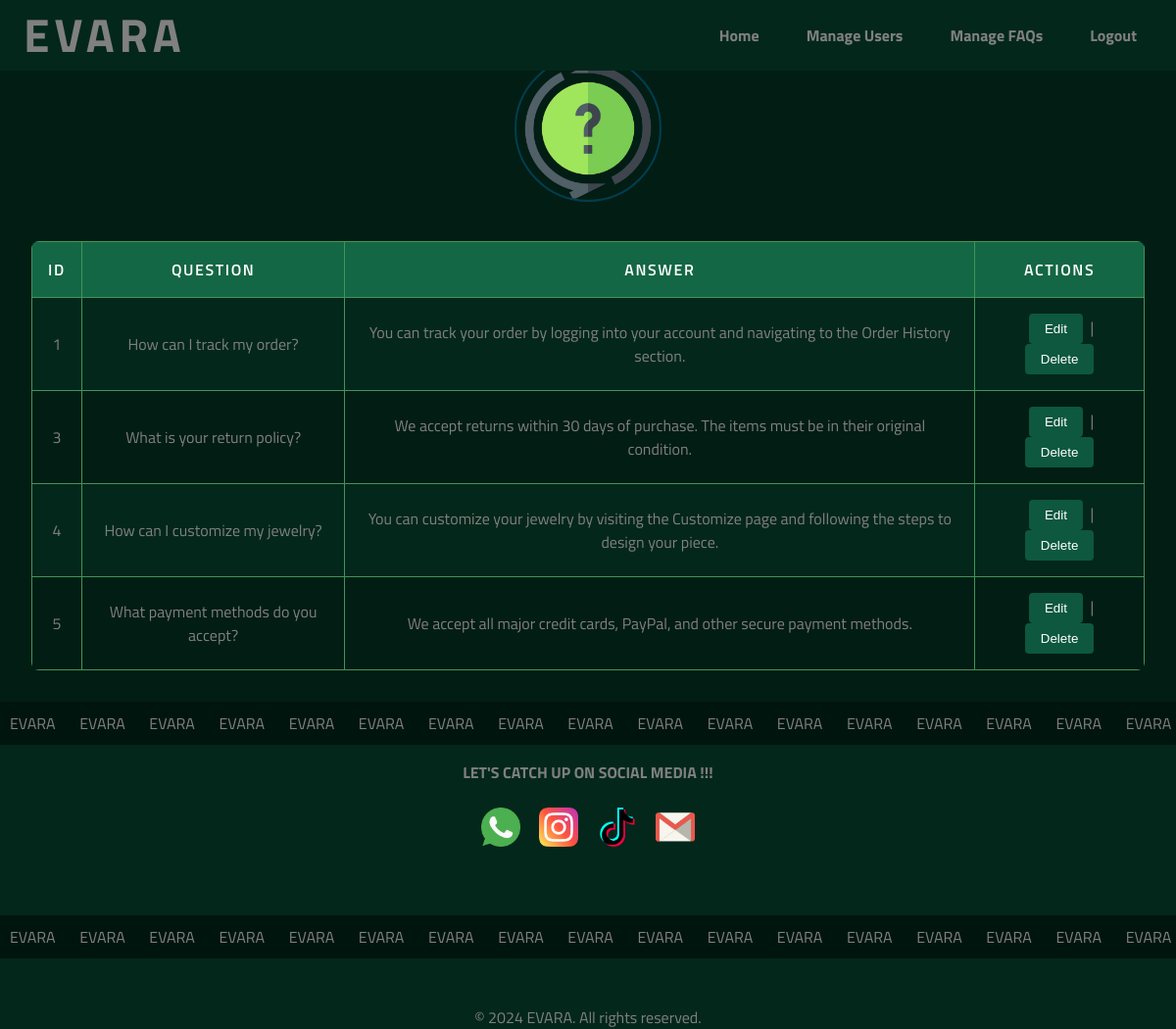
/admin_faq_management.php, run on the app's committed database.
### tables this page shows
CREATE TABLE `faqs` (
  `faq_id` int(11) NOT NULL,
  `question` text DEFAULT NULL,
  `answer` text DEFAULT NULL
);

### admin_faq_management.php (the view, shortened to what this page needs)
<?php
$servername = "localhost";
$username = "root";
$password = "";
$database = "evara_db";
$conn = new mysqli($servername, $username, $password, $database);
$query = "SELECT * FROM faqs";
$result = mysqli_query($conn, $query);
?>
<!DOCTYPE html>
<html lang="en">
<head>
    <link rel="stylesheet" href="CSS/admin.css">
    <link rel="stylesheet" href="CSS/style.css">
</head>
<body>
    <header>
        <div class="logo"><b>EVARA</b></div>
        <nav>
            <ul>
                <li><a href="index.php"><b>Home</b></a></li>
                <li><a href="admin_user_management.php"><b>Manage Users</b></a></li>
                <li><a href="admin_faq_management.php"><b>Manage FAQs</b></a></li>
                <li><a href="logout.php"><b>Logout</b></a></li>
            </ul>
        </nav>
    </header>
    <main>
        <section id="faqManagement">
        <h1>FAQ Management</h1>
        <div class="admin-image">
                    <img src="pics/question.png" alt="admin Image">
                </div>
                <br>
        <table class="admin-table">
            <thead>
                <tr>
                    <th>ID</th>
                    <th>Question</th>
                    <th>Answer</th>
                    <th>Actions</th>
                </tr>
            </thead>
            <tbody>
                <?php while ($row = mysqli_fetch_assoc($result)) { ?>
                    <tr>
                        <td><?php echo $row['faq_id']; ?></td>
                        <td><?php echo $row['question']; ?></td>
                        <td><?php echo $row['answer']; ?></td>
                        <td>
                            <button><a href="edit_faq.php?id=<?php echo $row['faq_id']; ?>">Edit</a></button> |
                            <button><a href="delete_faq.php?id=<?php echo $row['faq_id']; ?>" onclick="return confirm('Are you sure?')">Delete</a></button>
                        </td>
                    </tr>
                <?php } ?>
            </tbody>
        </table>
    </main>
<section class="marqueeBox ">
        <div class="marquee">
            EVARA   &nbsp;    &nbsp;  &nbsp; EVARA  &nbsp;   &nbsp; &nbsp; EVARA     &nbsp;  &nbsp;    &nbsp; EVARA  &nbsp; &nbsp;   &nbsp; EVARA     &nbsp;    &nbsp;  &nbsp; EVARA  &nbsp;   &nbsp; &nbsp;
            EVARA   &nbsp;    &nbsp;  &nbsp; EVARA  &nbsp;   &nbsp; &nbsp; EVARA     &nbsp;  &nbsp;    &nbsp; EVARA  &nbsp; &nbsp;   &nbsp; EVARA     &nbsp;    &nbsp;  &nbsp; EVARA  &nbsp;   &nbsp; &nbsp;
            EVARA   &nbsp;    &nbsp;  &nbsp; EVARA  &nbsp;   &nbsp; &nbsp; EVARA     &nbsp;  &nbsp;    &nbsp; EVARA  &nbsp; &nbsp;   &nbsp; EVARA     &nbsp;    &nbsp;  &nbsp; EVARA  &nbsp;   &nbsp; &nbsp;
            EVARA   &nbsp;    &nbsp;  &nbsp; EVARA  &nbsp;   &nbsp; &nbsp; EVARA     &nbsp;  &nbsp;    &nbsp; EVARA  &nbsp; &nbsp;   &nbsp; EVARA     &nbsp;    &nbsp;  &nbsp; EVARA  &nbsp;   &nbsp; &nbsp;
            EVARA   &nbsp;    &nbsp;  &nbsp; EVARA  &nbsp;   &nbsp; &nbsp; EVARA     &nbsp;  &nbsp;    &nbsp; EVARA  &nbsp; &nbsp;   &nbsp; EVARA     &nbsp;    &nbsp;  &nbsp; EVARA  &nbsp;   &nbsp; &nbsp;
            EVARA   &nbsp;    &nbsp;  &nbsp; EVARA  &nbsp;   &nbsp; &nbsp; EVARA     &nbsp;  &nbsp;    &nbsp; EVARA  &nbsp; &nbsp;   &nbsp; EVARA     &nbsp;    &nbsp;  &nbsp; EVARA  &nbsp;   &nbsp; &nbsp;
            EVARA   &nbsp;    &nbsp;  &nbsp; EVARA  &nbsp;   &nbsp; &nbsp; EVARA     &nbsp;  &nbsp;    &nbsp; EVARA  &nbsp; &nbsp;   &nbsp; EVARA     &nbsp;    &nbsp;  &nbsp; EVARA  &nbsp;   &nbsp; &nbsp;
            EVARA   &nbsp;    &nbsp;  &nbsp; EVARA  &nbsp;   &nbsp; &nbsp; EVARA     &nbsp;  &nbsp;    &nbsp; EVARA  &nbsp; &nbsp;   &nbsp; EVARA     &nbsp;    &nbsp;  &nbsp; EVARA  &nbsp;   &nbsp; &nbsp;
            EVARA   &nbsp;    &nbsp;  &nbsp; EVARA  &nbsp;   &nbsp; &nbsp; EVARA     &nbsp;  &nbsp;    &nbsp; EVARA  &nbsp; &nbsp;   &nbsp; EVARA     &nbsp;    &nbsp;  &nbsp; EVARA  &nbsp;   &nbsp; &nbsp;
            EVARA   &nbsp;    &nbsp;  &nbsp; EVARA  &nbsp;   &nbsp; &nbsp; EVARA     &nbsp;  &nbsp;    &nbsp; EVARA  &nbsp; &nbsp;   &nbsp; EVARA     &nbsp;    &nbsp;  &nbsp; EVARA  &nbsp;   &nbsp; &nbsp;
            EVARA   &nbsp;    &nbsp;  &nbsp; EVARA  &nbsp;   &nbsp; &nbsp; EVARA     &nbsp;  &nbsp;    &nbsp; EVARA  &nbsp; &nbsp;   &nbsp; EVARA     &nbsp;    &nbsp;  &nbsp; EVARA  &nbsp;   &nbsp; &nbsp;
            EVARA   &nbsp;    &nbsp;  &nbsp; EVARA  &nbsp;   &nbsp; &nbsp; EVARA     &nbsp;  &nbsp;    &nbsp; EVARA  &nbsp; &nbsp;   &nbsp; EVARA     &nbsp;    &nbsp;  &nbsp; EVARA  &nbsp;   &nbsp; &nbsp;
        </div>
    </section>
    <footer>
        <section class="homeMedia">
            <div class="social">
                <h4>LET'S CATCH UP ON SOCIAL MEDIA !!!</h4>
                <br>
                <a href="https://wa.me/0740665317" target="_blank"><img src="pics/whtsapp.png" alt="WhatsApp"></a>
                <a href="https://www.instagram.com/" target="_blank"><img src="pics/insta.png" alt="Instagram"></a>
                <a href="https://www.tiktok.com/" target="_blank"><img src="pics/tiktok.png" alt="TikTok"></a>
                <a href="mailto:contactus@gmail.com" target="_blank"><img src="pics/mail.png" alt="Email"></a>
            </div>
        </section>
        <br>
        <br>
        <section class="marqueeBox">
            <div class="marquee">
                EVARA   &nbsp;    &nbsp;  &nbsp; EVARA  &nbsp;   &nbsp; &nbsp; EVARA     &nbsp;  &nbsp;    &nbsp; EVARA  &nbsp; &nbsp;   &nbsp; EVARA     &nbsp;    &nbsp;  &nbsp; EVARA  &nbsp;   &nbsp; &nbsp;
                EVARA   &nbsp;    &nbsp;  &nbsp; EVARA  &nbsp;   &nbsp; &nbsp; EVARA     &nbsp;  &nbsp;    &nbsp; EVARA  &nbsp; &nbsp;   &nbsp; EVARA     &nbsp;    &nbsp;  &nbsp; EVARA  &nbsp;   &nbsp; &nbsp;
                EVARA   &nbsp;    &nbsp;  &nbsp; EVARA  &nbsp;   &nbsp; &nbsp; EVARA     &nbsp;  &nbsp;    &nbsp; EVARA  &nbsp; &nbsp;   &nbsp; EVARA     &nbsp;    &nbsp;  &nbsp; EVARA  &nbsp;   &nbsp; &nbsp;
                EVARA   &nbsp;    &nbsp;  &nbsp; EVARA  &nbsp;   &nbsp; &nbsp; EVARA     &nbsp;  &nbsp;    &nbsp; EVARA  &nbsp; &nbsp;   &nbsp; EVARA     &nbsp;    &nbsp;  &nbsp; EVARA  &nbsp;   &nbsp; &nbsp;
                EVARA   &nbsp;    &nbsp;  &nbsp; EVARA  &nbsp;   &nbsp; &nbsp; EVARA     &nbsp;  &nbsp;    &nbsp; EVARA  &nbsp; &nbsp;   &nbsp; EVARA     &nbsp;    &nbsp;  &nbsp; EVARA  &nbsp;   &nbsp; &nbsp;
                EVARA   &nbsp;    &nbsp;  &nbsp; EVARA  &nbsp;   &nbsp; &nbsp; EVARA     &nbsp;  &nbsp;    &nbsp; EVARA  &nbsp; &nbsp;   &nbsp; EVARA     &nbsp;    &nbsp;  &nbsp; EVARA  &nbsp;   &nbsp; &nbsp;
                EVARA   &nbsp;    &nbsp;  &nbsp; EVARA  &nbsp;   &nbsp; &nbsp; EVARA     &nbsp;  &nbsp;    &nbsp; EVARA  &nbsp; &nbsp;   &nbsp; EVARA     &nbsp;    &nbsp;  &nbsp; EVARA  &nbsp;   &nbsp; &nbsp;
                EVARA   &nbsp;    &nbsp;  &nbsp; EVARA  &nbsp;   &nbsp; &nbsp; EVARA     &nbsp;  &nbsp;    &nbsp; EVARA  &nbsp; &nbsp;   &nbsp; EVARA     &nbsp;    &nbsp;  &nbsp; EVARA  &nbsp;   &nbsp; &nbsp;
                EVARA   &nbsp;    &nbsp;  &nbsp; EVARA  &nbsp;   &nbsp; &nbsp; EVARA     &nbsp;  &nbsp;    &nbsp; EVARA  &nbsp; &nbsp;   &nbsp; EVARA     &nbsp;    &nbsp;  &nbsp; EVARA  &nbsp;   &nbsp; &nbsp;
                EVARA   &nbsp;    &nbsp;  &nbsp; EVARA  &nbsp;   &nbsp; &nbsp; EVARA     &nbsp;  &nbsp;    &nbsp; EVARA  &nbsp; &nbsp;   &nbsp; EVARA     &nbsp;    &nbsp;  &nbsp; EVARA  &nbsp;   &nbsp; &nbsp;
                EVARA   &nbsp;    &nbsp;  &nbsp; EVARA  &nbsp;   &nbsp; &nbsp; EVARA     &nbsp;  &nbsp;    &nbsp; EVARA  &nbsp; &nbsp;   &nbsp; EVARA     &nbsp;    &nbsp;  &nbsp; EVARA  &nbsp;   &nbsp; &nbsp;
                EVARA   &nbsp;    &nbsp;  &nbsp; EVARA  &nbsp;   &nbsp; &nbsp; EVARA     &nbsp;  &nbsp;    &nbsp; EVARA  &nbsp; &nbsp;   &nbsp; EVARA     &nbsp;    &nbsp;  &nbsp; EVARA  &nbsp;   &nbsp; &nbsp;
            </div>
        </section>
        <br>
        <br>
        <p>&copy; 2024 EVARA. All rights reserved.</p>
    </footer>
</body>
</html>

### CSS/admin.css (style rules this page uses)
body { font-family: 'Titillium Web', sans-serif; background-color: #011d14; color: #808080; margin: 0; padding: 0; }
header { background-color: #03271b; color: #fff; padding: 1rem; text-align: center; }
header .logo { font-size: 2rem; font-weight: 600; letter-spacing: 0.1em; }
main { padding: 2rem; display: flex; justify-content: center; align-items: center; flex-direction: column; }
.admin-image { display: flex; justify-content: center; margin-bottom: 1rem; }
.admin-image img { width: 150px; height: auto; border-radius: 50%; border: 2px solid #023e4f; }
.admin-table { width: 100%; border-collapse: collapse; font-size: 1rem; text-align: center; background-color: #03271b; border-radius: 8px; overflow: hidden; }
.admin-table th, .admin-table td { padding: 1rem; border: 1px solid #41945a; }
.admin-table th { background-color: #146744; color: #fff; font-weight: 600; text-transform: uppercase; letter-spacing: 0.1em; }
.admin-table tr:nth-child(even) { background-color: #011d14; }
.admin-table td { color: #808080; transition: background-color 0.3s ease; }
.admin-table td button { background-color: #0d583f; color: #fff; border: none; padding: 0.5rem 1rem; cursor: pointer; border-radius: 4px; margin: 0 0.25rem; transition: background-color 0.3s ease; text-decoration: none; }
.admin-table td a { color: inherit; text-decoration: none; }

### CSS/style.css (style rules this page uses)
* { box-sizing: border-box; margin: 0; padding: 0; }
body { background-color: #011d14; line-height: 24px; font-size: 16px; font-weight: 400; visibility: visible; font-family: "Titillium Web", sans-serif; color: #808080; margin: 0; padding: 0; }
header { background-color: #03271b; color: #808080; padding: 1.5rem; display: flex; justify-content: space-between; align-items: center; position: fixed; background-attachment: fixed; backdrop-filter: blur(10px); width: 100%; z-index: 100; }
header .logo { font-size: 3rem; }
header nav ul { list-style: none; display: flex; margin: 0; padding: 0; }
header nav ul li { margin-left: 1rem; }
header nav ul li a { color: #808080; text-decoration: none; padding: 1rem; font-size: 1rem; transition: color 0.3s ease; }
.marqueeBox { overflow: hidden; white-space: nowrap; background-color: #01150f; color:#808080; padding: 10px 10px ; }
.marquee { display: inline-block; white-space: nowrap; animation: marquee 90s linear infinite; width: 100%; }
footer { background-color: #03271b; color: #808080; text-align: center; position: relative; bottom: 0; width: 100%; }
.homeMedia { display: flex; align-items: center; max-width: 800px; margin: 0 auto; padding: 1rem; justify-content: center; }
.homeMedia .social img, .homeMedia .contact img { width: 40px; height: 40px; margin: 0 0.5rem; justify-content: space-between; }

### data on the page
faqs: faq_id "1", question "How can I track my order?", answer "You can track your order by logging into your account and navigating to the Order History section."
faqs: faq_id "3", question "What is your return policy?", answer "We accept returns within 30 days of purchase. The items must be in their original condition."
faqs: faq_id "4", question "How can I customize my jewelry?", answer "You can customize your jewelry by visiting the Customize page and following the steps to design your piece."
faqs: faq_id "5", question "What payment methods do you accept?", answer "We accept all major credit cards, PayPal, and other secure payment methods."
